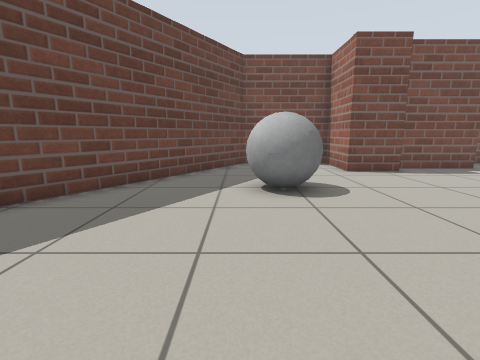
view 1 (above)

17 first-person views from a walk through a robot-simulator world made for Gazebo. The camera is 0.72 m above the floor, tilts 10° down and sees 85° across. The floor is counted in squares, 0.5 m on a side. Each view is taken from the middle of a square. On the plan, view 1 faces up. The plan holds only what a view shows up to about 13 squares ahead; the rest is blank. The place goes on beyond the plan.

view 2
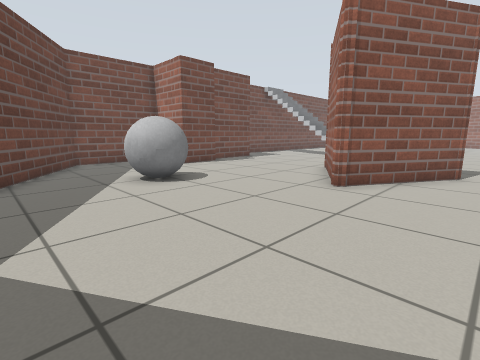

view 3
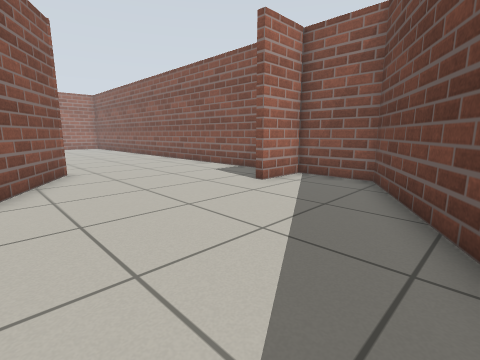

view 4
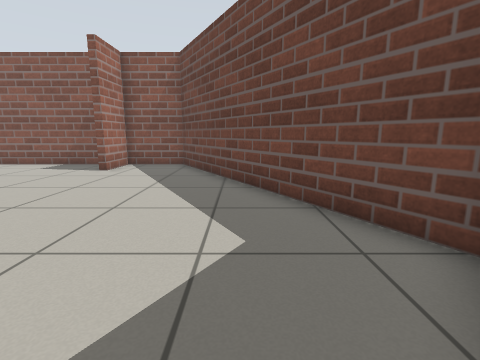

view 5
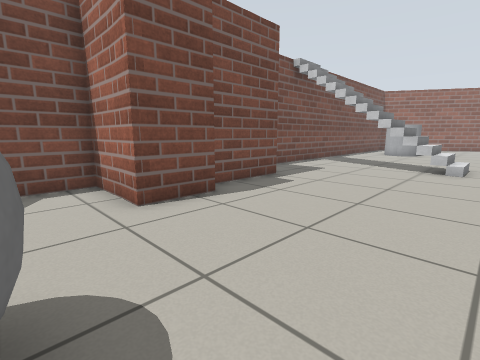

view 6
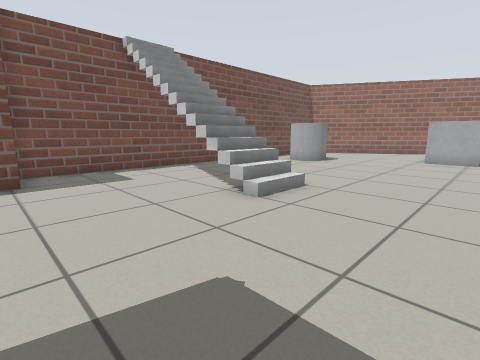

view 7
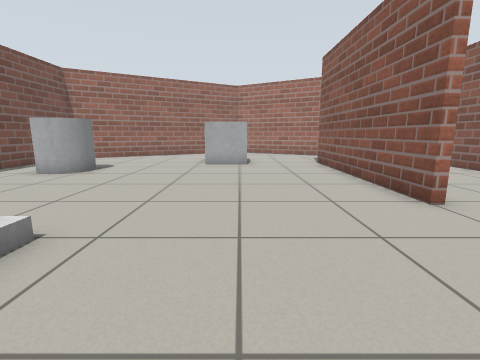

view 8
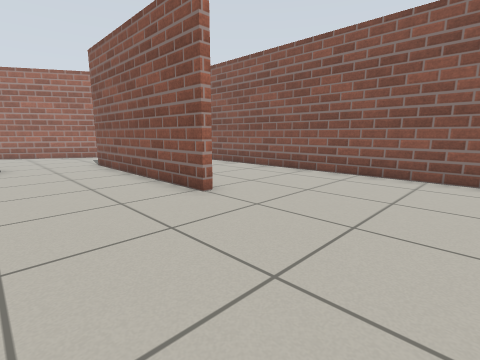

view 9
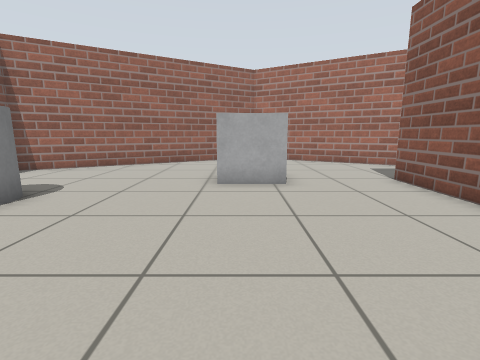

view 10
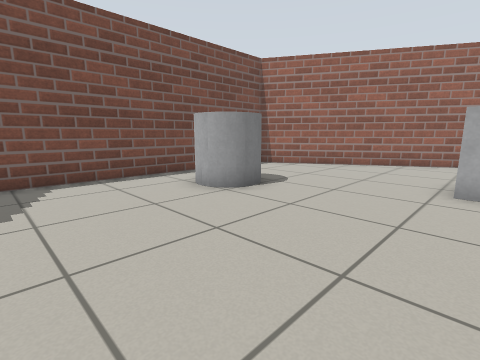

view 11
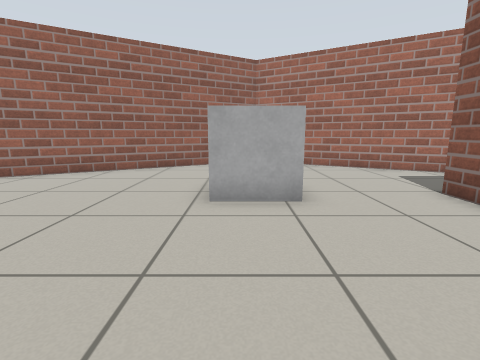

view 12
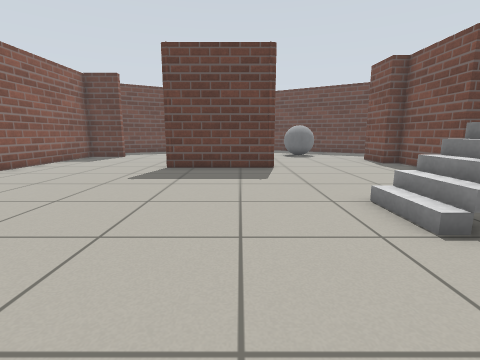

view 13
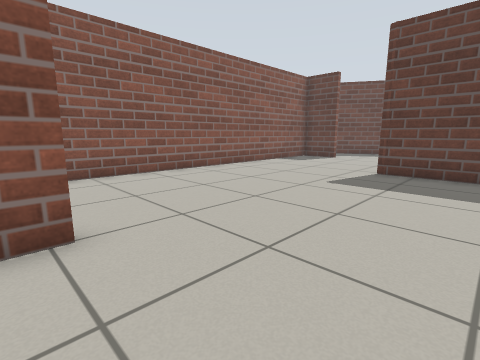

view 14
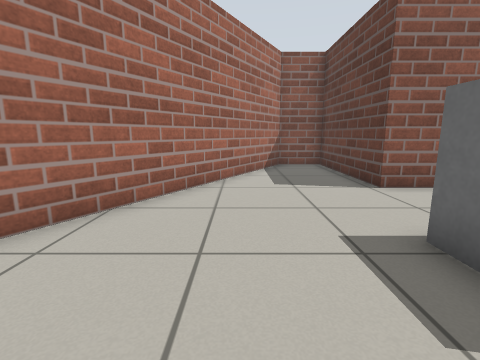

view 15
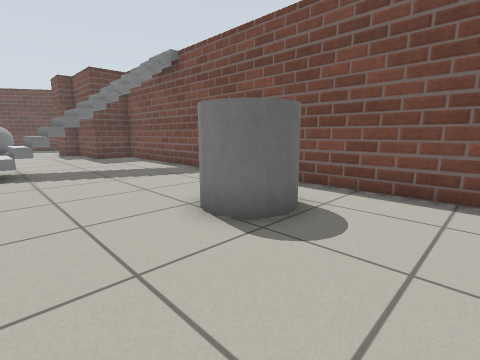

view 16
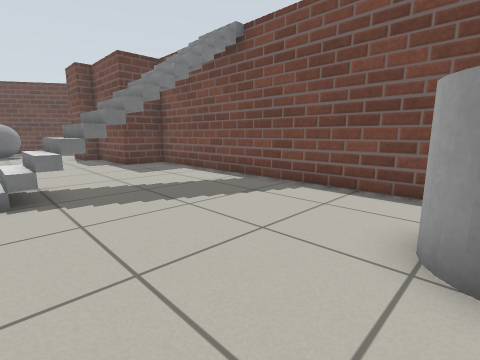

view 17
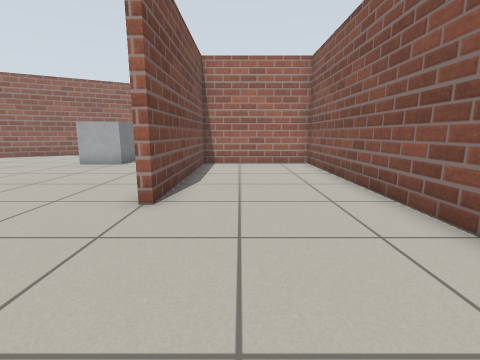

### Floor plan
Points are (right, up) in squares from view 1. A wall is a line through its corners. A room is listed if a view was taken in it or the views show most of it. See-through windows are left out.
Room 1 (views 1, 2, 3, 4, 5)
walls: (4.7, 1.6) (3.8, 2.1) (7.6, 4.3); (-5.8, 3.1) (-0.3, -6.4) (2.3, -6.4) (2.3, -4.2); (6.2, 10) (4.2, 10) (4.2, 12.7) (0.2, 12.7) (-4.8, 4.9)
ways out: opening at (3.7, -1.5) to room 2; opening at (5.2, 7) to room 2
objects: grey ball (0, 6) to (2, 7)
Room 2 (views 6, 7, 8, 9, 10, 11, 12, 13, 14, 15, 16, 17)
walls: (17.1, -0.9) (25.2, -0.9) (25.2, -6.4) (27.2, -6.4) (32.7, 3.2) (27.2, 12.7) (9.7, 12.7) (9.7, 10.8) (6.2, 10.8) (6.2, 10); (7.9, 4.5) (7.9, -0.2) (4.7, 1.6); (3.6, -6.4) (24.9, -6.4) (24.9, -1.2) (17.1, -1.2)
ways out: opening at (3.7, -1.5) to room 1; opening at (5.2, 7) to room 1
objects: stairs (14, 13); grey cylinder (22, 9) to (23, 11); grey box (25, 3) to (26, 4)

Where each view was taken, in squares from view 1:
view 1: 0 up, 0 right, facing up
view 2: 1 down, 3 left, facing up-right
view 3: 2 up, 3 left, facing down-right
view 4: 6 up, 3 left, facing down
view 5: 5 up, 2 right, facing up-right
view 6: 2 up, 9 right, facing up-right
view 7: 3 up, 12 right, facing right
view 8: 3 up, 12 right, facing down-right
view 9: 4 up, 17 right, facing right
view 10: 4 up, 17 right, facing up-right
view 11: 4 up, 19 right, facing right
view 12: 3 up, 19 right, facing left
view 13: 3 up, 18 right, facing down-left
view 14: 6 up, 29 right, facing down
view 15: 6 up, 26 right, facing up-left
view 16: 6 up, 22 right, facing up-left
view 17: 3 down, 12 right, facing right
